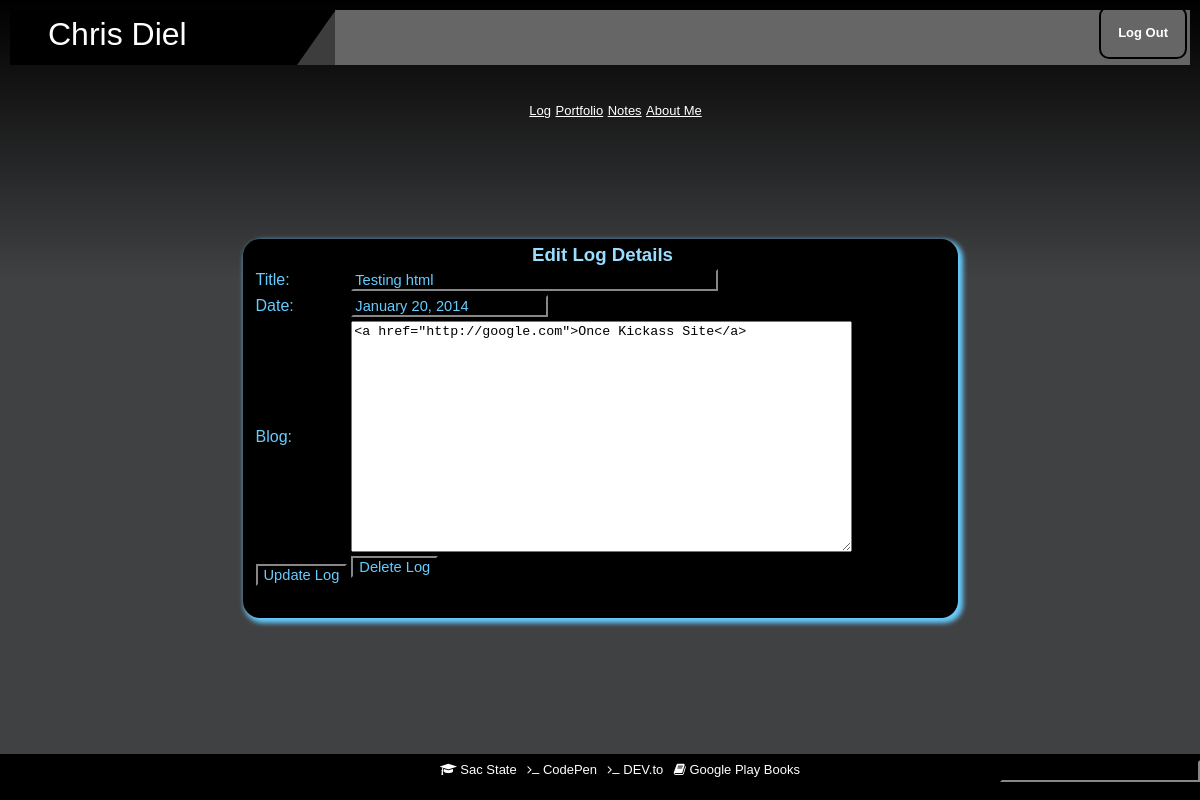
/log_edit_form.php?LogID=10 (signed in), run on the app's committed database.
### tables this page shows
create table LOG(
  LogID int unsigned not null auto_increment primary key,
  Title char(40) not null,
  BlogDate char(40),
  Blog TEXT not null
);

### User_fns.php (called while the page is built, shortened)
<?php
function get_log_details($video) {
  $conn = db_connect();
  $query = "select * from LOG where LogID='".$video."'";
  $result = @$conn->query($query);
  $result = @$result->fetch_assoc();
  return $result;
}

### admin_fns.php (the view, shortened to what this page needs)
<?php
function display_log_form($video = '') {
  $edit = is_array($video);
  $date = date("F j, Y");
?>
  <form method="post"
        action="<?php echo $edit ? 'log_edit.php' : 'log_insert_entry.php';?>">
  <table border="0">
  <tr>
    <td>Title:</td>
    <td><input type="text" name="Title" size="40"
               value="<?php echo $edit ? $video['Title'] : ''; ?>" /></td>
  </tr>
  <tr>
    <td>Date:</td>
    <td><input type="text" name="Date"
               value="<?php echo $edit ? $video['BlogDate'] : $date; ?>" /></td>
  </tr>
   <tr>
    <td>Blog:</td>
    <td><textarea id="Blog" wrap="virtual" cols="60" rows="15" name="Blog"><?php echo $edit ? $video['Blog'] : ''; ?></textarea></td>
   </tr>
    <tr>
      <td <?php if (!$edit) { echo "colspan=2"; }?> align="center">
        <input type="submit"
               value="<?php echo $edit ? 'Update' : 'Insert'; ?> Log" />
        </form></td>
        <?php
           if ($edit) {
             echo "<td>
                   <form method=\"post\" action=\"log_delete.php\">
                   <input type=\"hidden\" name=\"LogID\"
                    value=\"".$video['LogID']."\" />
                   <input type=\"submit\" value=\"Delete Log\"/>
                   </form></td>";
            }
          ?>
<?php
}
?>

### main.css (style rules this page uses)
html, body { margin:0; padding:0; height:100%; }
body { FONT-FAMILY: calibri, Arial, courier; color: #66ccff; text-align: center; background: #404143; width: 100%; }
INPUT { background-color: black; border-color: 333333; color: 66ccff; FONT-FAMILY: Verdana, Helvetica; font-weight: 0; font-size: 11pt; }

### data on the page
log: Title "Testing html", Date "January 20, 2014", Blog "<a href=\"http://google.com\">Once Kickass Site</a>"
